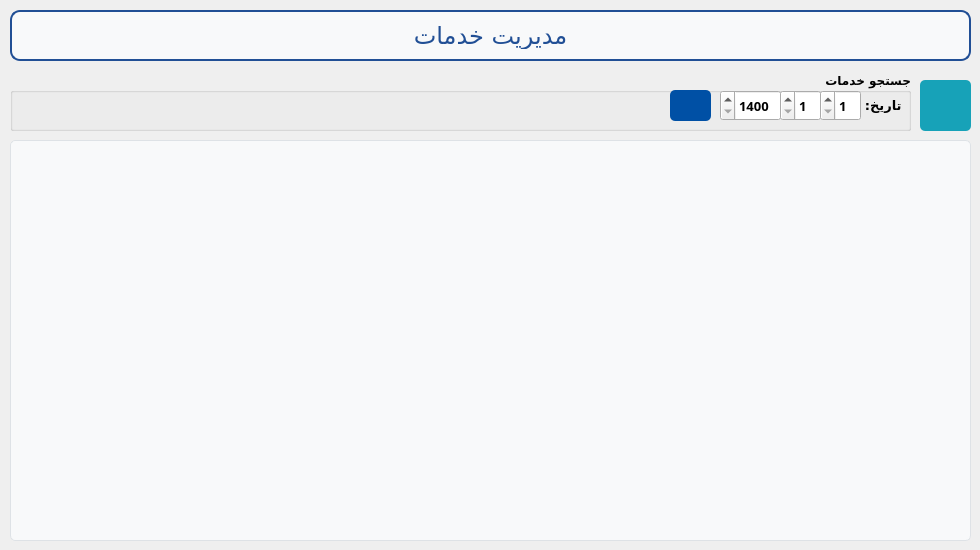
    <widget class="QWidget" name="tab_4">
     <attribute name="icon">
      <iconset resource="../../../../../Resources/resource.qrc">
       <normaloff>:/icons/patient (1).png</normaloff>:/icons/patient (1).png</iconset>
     </attribute>
     <attribute name="title">
      <string>خدمات</string>
     </attribute>
     <widget class="QLabel" name="label_13">
      <property name="geometry">
       <rect>
        <x>10</x>
        <y>10</y>
        <width>961</width>
        <height>51</height>
       </rect>
      </property>
      <property name="font">
       <font>
        <family>A Rezvan-fat</family>
        <pointsize>18</pointsize>
        <weight>50</weight>
        <bold>false</bold>
       </font>
      </property>
      <property name="layoutDirection">
       <enum>Qt::RightToLeft</enum>
      </property>
      <property name="autoFillBackground">
       <bool>false</bool>
      </property>
      <property name="styleSheet">
       <string notr="true">/* Basic styling for the company name label */
QLabel {
	color: rgb(33, 79, 149);
    
    padding: 10px; /* Padding around the text */
    border: 2px solid  rgb(33, 79, 149); /* Optional: Border with the same blue color */
    border-radius: 10px; /* Rounded corners */
    background-color: #f8f9fa; /* Light grey background to make it stand out */
    text-align: center; /* Center-align the text */
}

/* Hover effect */
QLabe:hover {
    color: #0056b3; /* Darker blue on hover */
    border-color: #0056b3; /* Match border color on hover */
}
</string>
      </property>
      <property name="text">
       <string>مدیریت خدمات</string>
      </property>
      <property name="alignment">
       <set>Qt::AlignCenter</set>
      </property>
     </widget>
     <widget class="QPushButton" name="refreshMedicalRecordsList_btn">
      <property name="geometry">
       <rect>
        <x>920</x>
        <y>80</y>
        <width>51</width>
        <height>51</height>
       </rect>
      </property>
      <property name="font">
       <font>
        <family>Vazirmatn</family>
        <pointsize>12</pointsize>
        <weight>75</weight>
        <bold>true</bold>
        <underline>false</underline>
        <strikeout>false</strikeout>
       </font>
      </property>
      <property name="layoutDirection">
       <enum>Qt::RightToLeft</enum>
      </property>
      <property name="styleSheet">
       <string notr="true">QPushButton {
    background-color: #17a2b8; /* Bootstrap primary blue */
    color: white; /* White text */
    border: none;
    border-radius: 5px; /* Rounded corners */
    text-align: center;
    text-decoration: none;
}

QPushButton:hover {
background-color: rgb(17, 122, 138);

}

QPushButton:pressed {
background-color: rgb(12, 89, 99);
    
}</string>
      </property>
      <property name="text">
       <string/>
      </property>
      <property name="icon">
       <iconset resource="../../../../../Resources/resource.qrc">
        <normaloff>:/icons/refresh-arrow.png</normaloff>:/icons/refresh-arrow.png</iconset>
      </property>
      <property name="iconSize">
       <size>
        <width>35</width>
        <height>35</height>
       </size>
      </property>
     </widget>
     <widget class="QGroupBox" name="groupBox_6">
      <property name="geometry">
       <rect>
        <x>10</x>
        <y>70</y>
        <width>901</width>
        <height>61</height>
       </rect>
      </property>
      <property name="font">
       <font>
        <family>Vazirmatn Black</family>
        <pointsize>9</pointsize>
        <weight>75</weight>
        <bold>true</bold>
        <kerning>true</kerning>
       </font>
      </property>
      <property name="layoutDirection">
       <enum>Qt::LeftToRight</enum>
      </property>
      <property name="title">
       <string>جستجو خدمات</string>
      </property>
      <property name="alignment">
       <set>Qt::AlignRight|Qt::AlignTrailing|Qt::AlignVCenter</set>
      </property>
      <widget class="QSpinBox" name="medicalRecordsMonth_spnbox">
       <property name="geometry">
        <rect>
         <x>770</x>
         <y>20</y>
         <width>41</width>
         <height>31</height>
        </rect>
       </property>
       <property name="font">
        <font>
         <pointsize>10</pointsize>
         <weight>75</weight>
         <bold>true</bold>
        </font>
       </property>
       <property name="layoutDirection">
        <enum>Qt::RightToLeft</enum>
       </property>
       <property name="minimum">
        <number>1</number>
       </property>
       <property name="maximum">
        <number>12</number>
       </property>
      </widget>
      <widget class="QSpinBox" name="medicalRecordsYear_spnbox">
       <property name="geometry">
        <rect>
         <x>710</x>
         <y>20</y>
         <width>61</width>
         <height>31</height>
        </rect>
       </property>
       <property name="font">
        <font>
         <pointsize>10</pointsize>
         <weight>75</weight>
         <bold>true</bold>
        </font>
       </property>
       <property name="layoutDirection">
        <enum>Qt::RightToLeft</enum>
       </property>
       <property name="minimum">
        <number>1400</number>
       </property>
       <property name="maximum">
        <number>1500</number>
       </property>
      </widget>
      <widget class="QPushButton" name="medicalRecordsSearchByDate_btn">
       <property name="geometry">
        <rect>
         <x>660</x>
         <y>20</y>
         <width>41</width>
         <height>31</height>
        </rect>
       </property>
       <property name="font">
        <font>
         <family>Vazirmatn</family>
         <pointsize>12</pointsize>
         <weight>75</weight>
         <bold>true</bold>
        </font>
       </property>
       <property name="styleSheet">
        <string notr="true">QPushButton {
    background-color: #0050a5; /* Bootstrap primary blue */
    color: white; /* White text */
    border: none;
    border-radius: 5px; /* Rounded corners */
    text-align: center;
    text-decoration: none;
}

QPushButton:hover {
    background-color: #0056b3; /* Darker blue on hover */
}

QPushButton:pressed {
    background-color: #004085; /* Even darker blue on press */
}
</string>
       </property>
       <property name="text">
        <string/>
       </property>
       <property name="icon">
        <iconset resource="../../../../../Resources/resource.qrc">
         <normaloff>:/icons/magnifying-glass.png</normaloff>:/icons/magnifying-glass.png</iconset>
       </property>
       <property name="iconSize">
        <size>
         <width>20</width>
         <height>20</height>
        </size>
       </property>
      </widget>
      <widget class="QSpinBox" name="medicalRecordsDay_spnbox">
       <property name="geometry">
        <rect>
         <x>810</x>
         <y>20</y>
         <width>41</width>
         <height>31</height>
        </rect>
       </property>
       <property name="font">
        <font>
         <pointsize>10</pointsize>
         <weight>75</weight>
         <bold>true</bold>
        </font>
       </property>
       <property name="layoutDirection">
        <enum>Qt::RightToLeft</enum>
       </property>
       <property name="minimum">
        <number>1</number>
       </property>
       <property name="maximum">
        <number>31</number>
       </property>
      </widget>
      <widget class="QLabel" name="label_16">
       <property name="geometry">
        <rect>
         <x>850</x>
         <y>10</y>
         <width>51</width>
         <height>51</height>
        </rect>
       </property>
       <property name="font">
        <font>
         <pointsize>10</pointsize>
         <weight>75</weight>
         <bold>true</bold>
        </font>
       </property>
       <property name="text">
        <string> تاریخ:</string>
       </property>
       <property name="alignment">
        <set>Qt::AlignCenter</set>
       </property>
      </widget>
     </widget>
     <widget class="QListWidget" name="medicalRecords_list">
      <property name="geometry">
       <rect>
        <x>10</x>
        <y>140</y>
        <width>961</width>
        <height>401</height>
       </rect>
      </property>
      <property name="font">
       <font>
        <family>Vazirmatn</family>
        <pointsize>12</pointsize>
       </font>
      </property>
      <property name="layoutDirection">
       <enum>Qt::RightToLeft</enum>
      </property>
      <property name="styleSheet">
       <string notr="true">/* Basic ListWidget styling */
QListWidget {
    background-color: #f8f9fa; /* Light grey background */
    border: 1px solid #dee2e6; /* Border color */
    border-radius: 5px; /* Rounded corners */
    padding: 5px; /* Padding inside the list */
    outline: 0; /* Remove focus indicator */
}

/* Item styling */
QListWidget::item {
    padding: 10px 15px; /* Padding for each item */
    margin: 5px 0; /* Margin between items */
    background-color: #ffffff; /* White background for items */
    border-radius: 5px; /* Rounded corners for items */
    color: #343a40; /* Dark grey text color */
    outline: 0; /* Remove focus indicator */
}

/* Hover effect for items */
QListWidget::item:hover {
    background-color: #e9ecef; /* Light grey background on hover */
}

/* Selected item styling */
QListWidget::item:selected {
    background-color: #0050a5;
	color: white;
}

/* Scroll bar styling */
QScrollBar:vertical {
    background: #f8f9fa; /* Light grey background for the scroll bar */
    width: 12px; /* Width of the vertical scroll bar */
    margin: 22px 0 22px 0; /* Margin to fit the top and bottom arrows */
    border: 1px solid #dee2e6; /* Border color */
    border-radius: 5px; /* Rounded corners */
}

QScrollBar::handle:vertical {
    background: #ced4da; /* Medium grey handle */
    min-height: 20px; /* Minimum height of the handle */
    border-radius: 5px; /* Rounded corners */
}

QScrollBar::add-line:vertical,
QScrollBar::sub-line:vertical {
    background: #ced4da; /* Medium grey for arrows */
    height: 20px;
    subcontrol-origin: margin;
    subcontrol-position: top;
    border-radius: 5px; /* Rounded corners */
}

QScrollBar::add-page:vertical, QScrollBar::sub-page:vertical {
    background: none;
}
</string>
      </property>
     </widget>
    </widget>
